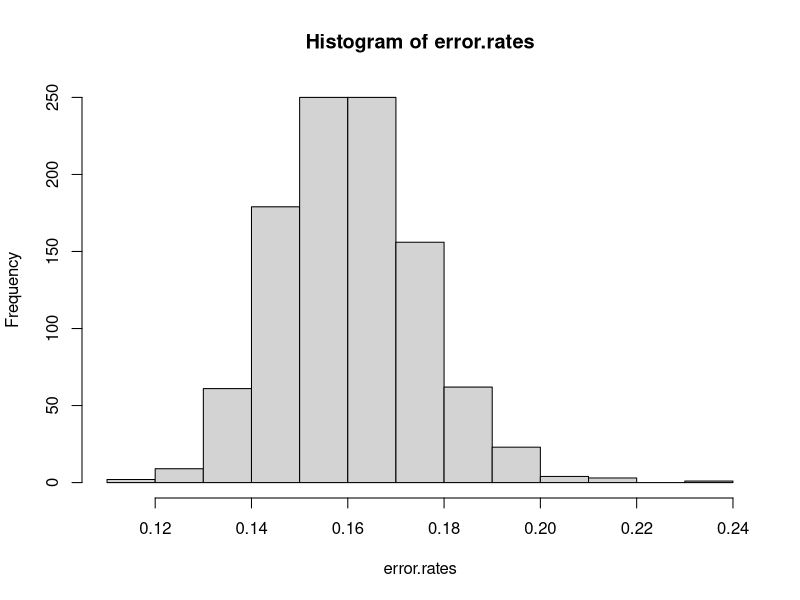

Write R code to recreate this figure.


numTrials<-1000
testN=1000
library(e1071)
dfnames<-c("x1","x2","x3","x4","x5","x6","x7","x8","x9","x10","y")

# svm with default settings
error.rates<-replicate(numTrials,{
    
    x0=matrix(rnorm(500),50,10)
    x1=matrix(rnorm(500),50,10)
    x1[,1:5]<-x1[,1:5]+1
    x<-rbind(x0,x1)
    y=rep(c(0,1),c(50,50))
    train=data.frame(x,y=as.factor(y))
    names(train)<-dfnames

    x0=matrix(rnorm(5*testN),testN/2,10)
    x1=matrix(rnorm(5*testN),testN/2,10)
    x1[,1:5]<-x1[,1:5]+1
    x<-rbind(x0,x1)
    y=rep(c(0,1),c(testN/2,testN/2))
    test=data.frame(x,y=as.factor(y))
    names(test)<-dfnames
    
    #svm default settings
    svmfit=svm(y~.,data=train)
    svm.pred = predict(svmfit, newdata = test)
    error.rate<-mean(svm.pred!=test$y)
    
#     # svm linear kernel
#     svmfit=svm(y~.,data=train,kernel="linear",scale=FALSE,cost=10)
#     svm.pred = predict(svmfit, newdata = test)
#     error.rate<-mean(svm.pred!=test$y)
#     
#     # logistic regression
#     glm.fit=glm(y~.,data=train,family=binomial)
#     glm.probs = predict(glm.fit, newdata = test,type="response")
#     glm.pred=rep(0,testN)
#     glm.pred[glm.probs>.5]=1

})
mean(error.rates)
sd(error.rates)
hist(error.rates)

